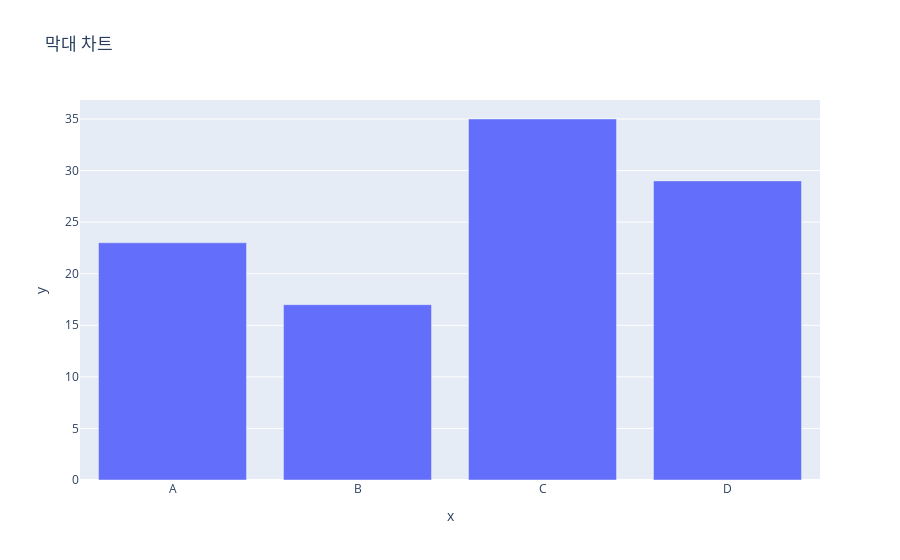

Notebook code for this chart:
### Code cell
df = pd.DataFrame({"x": ["A", "B", "C", "D"], "y": [23, 17, 35, 29]})
fig = px.bar(df, x="x", y="y", title="막대 차트")
fig.show()

### Figure 1 — Plotly figure (JSON) as saved in the notebook; plotly's stock layout.template omitted (floating-point values rounded to 4 significant figures)
{"data": [{"hovertemplate": "x=%{x}<br>y=%{y}<extra></extra>", "legendgroup": "", "marker": {"color": "#636efa", "pattern": {"shape": ""}}, "name": "", "orientation": "v", "showlegend": false, "textposition": "auto", "type": "bar", "x": ["A", "B", "C", "D"], "xaxis": "x", "y": [23, 17, 35, 29], "yaxis": "y"}], "layout": {"barmode": "relative", "legend": {"tracegroupgap": 0}, "title": {"text": "막대 차트"}, "xaxis": {"anchor": "y", "domain": [0, 1], "title": {"text": "x"}}, "yaxis": {"anchor": "x", "domain": [0, 1], "title": {"text": "y"}}}}
